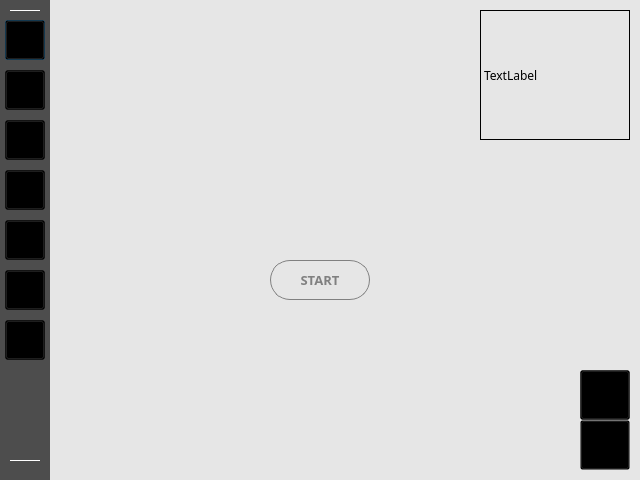
<?xml version="1.0" encoding="UTF-8"?>
<ui version="4.0">
 <class>Dialog</class>
 <widget class="QDialog" name="Dialog">
  <property name="geometry">
   <rect>
    <x>0</x>
    <y>0</y>
    <width>640</width>
    <height>480</height>
   </rect>
  </property>
  <property name="font">
   <font>
    <family>Helvetica-Normal</family>
   </font>
  </property>
  <property name="windowTitle">
   <string>EYEGUARD</string>
  </property>
  <property name="styleSheet">
   <string notr="true">background-color: rgb(230, 230, 230);</string>
  </property>
  <widget class="QPushButton" name="pushButton_start">
   <property name="geometry">
    <rect>
     <x>270</x>
     <y>260</y>
     <width>100</width>
     <height>40</height>
    </rect>
   </property>
   <property name="font">
    <font>
     <family>Prompt SemiBold</family>
     <pointsize>10</pointsize>
     <weight>75</weight>
     <bold>true</bold>
    </font>
   </property>
   <property name="cursor">
    <cursorShape>PointingHandCursor</cursorShape>
   </property>
   <property name="styleSheet">
    <string notr="true">#pushButton_start
{
color: #808080;
background-color:#e6e6e6;
border-radius: 20px;
border:1px solid  #808080;
}

#pushButton_start:hover{
color: #2f8dff;
border:1px solid  #2f8dff;

}
</string>
   </property>
   <property name="text">
    <string>START</string>
   </property>
   <property name="checkable">
    <bool>false</bool>
   </property>
   <property name="autoDefault">
    <bool>false</bool>
   </property>
   <property name="default">
    <bool>false</bool>
   </property>
  </widget>
  <widget class="QWidget" name="widget_bar" native="true">
   <property name="geometry">
    <rect>
     <x>0</x>
     <y>0</y>
     <width>50</width>
     <height>480</height>
    </rect>
   </property>
   <property name="styleSheet">
    <string notr="true">background-color: rgba(0, 0, 0,170);</string>
   </property>
   <widget class="QPushButton" name="pushButton_time">
    <property name="geometry">
     <rect>
      <x>5</x>
      <y>20</y>
      <width>40</width>
      <height>40</height>
     </rect>
    </property>
    <property name="styleSheet">
     <string notr="true">#pushButton_time{
background-color: transparent;
color: rgb(255, 255, 255);
border-image: url(icon/icon_white-03.png);
}

#pushButton_time:hover{
border-image: url(icon/icon_blue-03.png);

}
</string>
    </property>
    <property name="text">
     <string/>
    </property>
   </widget>
   <widget class="QPushButton" name="pushButton_blink">
    <property name="geometry">
     <rect>
      <x>5</x>
      <y>70</y>
      <width>40</width>
      <height>40</height>
     </rect>
    </property>
    <property name="styleSheet">
     <string notr="true">#pushButton_blink{
background-color:transparent ;
color: rgb(255, 255, 255);
border-image: url(icon/icon_white-04.png);
}

#pushButton_blink:hover{
border-image: url(icon/icon_blue-04.png);
}
</string>
    </property>
    <property name="text">
     <string/>
    </property>
   </widget>
   <widget class="QPushButton" name="pushButton_distance">
    <property name="geometry">
     <rect>
      <x>5</x>
      <y>170</y>
      <width>40</width>
      <height>40</height>
     </rect>
    </property>
    <property name="styleSheet">
     <string notr="true">#pushButton_distance{
background-color: transparent ;
color: rgb(255, 255, 255);
border-image: url(icon/icon_white-06.png);
}

#pushButton_distance:hover{
border-image: url(icon/icon_blue-06.png);
}
</string>
    </property>
    <property name="text">
     <string/>
    </property>
   </widget>
   <widget class="QPushButton" name="pushButton_angle">
    <property name="geometry">
     <rect>
      <x>5</x>
      <y>120</y>
      <width>40</width>
      <height>40</height>
     </rect>
    </property>
    <property name="styleSheet">
     <string notr="true">#pushButton_angle{
background-color: transparent ;
color: rgb(255, 255, 255);
border-image: url(icon/icon_white-05.png);
}

#pushButton_angle:hover{
border-image: url(icon/icon_blue-05.png);
}
</string>
    </property>
    <property name="text">
     <string/>
    </property>
   </widget>
   <widget class="QPushButton" name="pushButton_sex">
    <property name="geometry">
     <rect>
      <x>5</x>
      <y>220</y>
      <width>40</width>
      <height>40</height>
     </rect>
    </property>
    <property name="styleSheet">
     <string notr="true">#pushButton_sex{
background-color: transparent ;
color: rgb(255, 255, 255);
border-image: url(icon/icon_white-07.png);
}

#pushButton_sex:hover{
border-image: url(icon/icon_blue-07.png);
}
</string>
    </property>
    <property name="text">
     <string/>
    </property>
   </widget>
   <widget class="QPushButton" name="pushButton_age">
    <property name="geometry">
     <rect>
      <x>5</x>
      <y>270</y>
      <width>40</width>
      <height>40</height>
     </rect>
    </property>
    <property name="styleSheet">
     <string notr="true">#pushButton_age{
background-color: transparent ;
color: rgb(255, 255, 255);
border-image: url(icon/icon_white-08.png);
}

#pushButton_age:hover{
border-image: url(icon/icon_blue-08.png);
}
</string>
    </property>
    <property name="text">
     <string/>
    </property>
   </widget>
   <widget class="QPushButton" name="pushButton_bright">
    <property name="geometry">
     <rect>
      <x>5</x>
      <y>320</y>
      <width>40</width>
      <height>40</height>
     </rect>
    </property>
    <property name="styleSheet">
     <string notr="true">#pushButton_bright{
background-color: transparent ;
color: rgb(255, 255, 255);
border-image: url(icon/icon_white-09.png);
}

#pushButton_bright:hover{
border-image: url(icon/icon_blue-09.png);
}
</string>
    </property>
    <property name="text">
     <string/>
    </property>
   </widget>
   <widget class="Line" name="line">
    <property name="geometry">
     <rect>
      <x>10</x>
      <y>10</y>
      <width>30</width>
      <height>1</height>
     </rect>
    </property>
    <property name="autoFillBackground">
     <bool>false</bool>
    </property>
    <property name="styleSheet">
     <string notr="true">#line{border-color: rgb(255, 255, 255);
border:1px solid  #ffffff;

}</string>
    </property>
    <property name="orientation">
     <enum>Qt::Horizontal</enum>
    </property>
   </widget>
   <widget class="Line" name="line_2">
    <property name="geometry">
     <rect>
      <x>10</x>
      <y>460</y>
      <width>30</width>
      <height>1</height>
     </rect>
    </property>
    <property name="styleSheet">
     <string notr="true">border-color: rgb(255, 255, 255);
border:1px solid  #ffffff;
</string>
    </property>
    <property name="orientation">
     <enum>Qt::Horizontal</enum>
    </property>
   </widget>
   <widget class="QPushButton" name="pushButton_time_2">
    <property name="geometry">
     <rect>
      <x>5</x>
      <y>20</y>
      <width>40</width>
      <height>40</height>
     </rect>
    </property>
    <property name="styleSheet">
     <string notr="true">#pushButton_time_2{
background-color: transparent;
color: rgb(255, 255, 255);
border-image: url(icon/icon_blue-03.png);
}
</string>
    </property>
    <property name="text">
     <string/>
    </property>
   </widget>
   <widget class="QPushButton" name="pushButton_blink_2">
    <property name="geometry">
     <rect>
      <x>5</x>
      <y>70</y>
      <width>40</width>
      <height>40</height>
     </rect>
    </property>
    <property name="styleSheet">
     <string notr="true">#pushButton_blink_2{
background-color: transparent ;
color: rgb(255, 255, 255);
border-image: url(icon/icon_blue-04.png);
}
</string>
    </property>
    <property name="text">
     <string/>
    </property>
   </widget>
   <widget class="QPushButton" name="pushButton_bright_2">
    <property name="geometry">
     <rect>
      <x>5</x>
      <y>320</y>
      <width>40</width>
      <height>40</height>
     </rect>
    </property>
    <property name="styleSheet">
     <string notr="true">#pushButton_bright_2{
background-color: transparent ;
color: rgb(255, 255, 255);
border-image: url(icon/icon_blue-09.png);
}
</string>
    </property>
    <property name="text">
     <string/>
    </property>
   </widget>
   <widget class="QPushButton" name="pushButton_age_2">
    <property name="geometry">
     <rect>
      <x>5</x>
      <y>270</y>
      <width>40</width>
      <height>40</height>
     </rect>
    </property>
    <property name="styleSheet">
     <string notr="true">#pushButton_age_2{
background-color: transparent ;
color: rgb(255, 255, 255);
border-image: url(icon/icon_blue-08.png);
}
</string>
    </property>
    <property name="text">
     <string/>
    </property>
   </widget>
   <widget class="QPushButton" name="pushButton_sex_2">
    <property name="geometry">
     <rect>
      <x>5</x>
      <y>220</y>
      <width>40</width>
      <height>40</height>
     </rect>
    </property>
    <property name="styleSheet">
     <string notr="true">#pushButton_sex_2{
background-color: transparent ;
color: rgb(255, 255, 255);
border-image: url(icon/icon_blue-07.png);
}
</string>
    </property>
    <property name="text">
     <string/>
    </property>
   </widget>
   <widget class="QPushButton" name="pushButton_distance_2">
    <property name="geometry">
     <rect>
      <x>5</x>
      <y>170</y>
      <width>40</width>
      <height>40</height>
     </rect>
    </property>
    <property name="styleSheet">
     <string notr="true">#pushButton_distance_2{
background-color: transparent ;
color: rgb(255, 255, 255);
border-image: url(icon/icon_blue-06.png);
}
</string>
    </property>
    <property name="text">
     <string/>
    </property>
   </widget>
   <widget class="QPushButton" name="pushButton_angle_2">
    <property name="geometry">
     <rect>
      <x>5</x>
      <y>120</y>
      <width>40</width>
      <height>40</height>
     </rect>
    </property>
    <property name="styleSheet">
     <string notr="true">#pushButton_angle_2{
background-color: transparent ;
color: rgb(255, 255, 255);
border-image: url(icon/icon_blue-05.png);
}
</string>
    </property>
    <property name="text">
     <string/>
    </property>
   </widget>
   <zorder>pushButton_time</zorder>
   <zorder>pushButton_blink</zorder>
   <zorder>pushButton_distance</zorder>
   <zorder>pushButton_angle</zorder>
   <zorder>pushButton_sex</zorder>
   <zorder>pushButton_age</zorder>
   <zorder>pushButton_bright</zorder>
   <zorder>line_2</zorder>
   <zorder>line</zorder>
   <zorder>pushButton_time_2</zorder>
   <zorder>pushButton_blink_2</zorder>
   <zorder>pushButton_bright_2</zorder>
   <zorder>pushButton_age_2</zorder>
   <zorder>pushButton_sex_2</zorder>
   <zorder>pushButton_distance_2</zorder>
   <zorder>pushButton_angle_2</zorder>
  </widget>
  <widget class="QLabel" name="label_image">
   <property name="geometry">
    <rect>
     <x>0</x>
     <y>0</y>
     <width>640</width>
     <height>480</height>
    </rect>
   </property>
   <property name="text">
    <string/>
   </property>
  </widget>
  <widget class="QLabel" name="label">
   <property name="geometry">
    <rect>
     <x>480</x>
     <y>10</y>
     <width>150</width>
     <height>130</height>
    </rect>
   </property>
   <property name="frameShape">
    <enum>QFrame::Panel</enum>
   </property>
   <property name="text">
    <string>TextLabel</string>
   </property>
  </widget>
  <widget class="QPushButton" name="pushButton_menu">
   <property name="geometry">
    <rect>
     <x>580</x>
     <y>370</y>
     <width>50</width>
     <height>50</height>
    </rect>
   </property>
   <property name="styleSheet">
    <string notr="true">#pushButton_menu{
background-color: transparent ;
color: rgb(255, 255, 255);
border-image: url(icon/icon_white-02.png);

}
#pushButton_menu:hover{
border-image: url(icon/icon_blue-02.png);
background-color:rgba(250, 250, 250,150);
}
</string>
   </property>
   <property name="text">
    <string/>
   </property>
  </widget>
  <widget class="QPushButton" name="pushButton_menu_active">
   <property name="geometry">
    <rect>
     <x>580</x>
     <y>370</y>
     <width>50</width>
     <height>50</height>
    </rect>
   </property>
   <property name="styleSheet">
    <string notr="true">#pushButton_menu_active{
background-color: transparent ;
color: rgb(255, 255, 255);
border-image: url(icon/icon_blue-02.png);

}
#pushButton_menu_active:hover{
background-color:rgba(250, 250, 250,150);
}
</string>
   </property>
   <property name="text">
    <string/>
   </property>
  </widget>
  <widget class="QPushButton" name="pushButton_closs">
   <property name="geometry">
    <rect>
     <x>580</x>
     <y>420</y>
     <width>50</width>
     <height>50</height>
    </rect>
   </property>
   <property name="styleSheet">
    <string notr="true">
#pushButton_closs{
background-color: transparent ;
color: rgb(255, 255, 255);
border-image: url(icon/icon_white-10.png);

}
#pushButton_closs:hover{
border-image: url(icon/icon_blue-10.png);
background-color:rgba(250, 250, 250,150);
}
</string>
   </property>
   <property name="text">
    <string/>
   </property>
  </widget>
  <zorder>label_image</zorder>
  <zorder>widget_bar</zorder>
  <zorder>pushButton_start</zorder>
  <zorder>label</zorder>
  <zorder>pushButton_menu</zorder>
  <zorder>pushButton_menu_active</zorder>
  <zorder>pushButton_closs</zorder>
 </widget>
 <resources>
  <include location="icon_eye.qrc"/>
 </resources>
 <connections/>
</ui>
